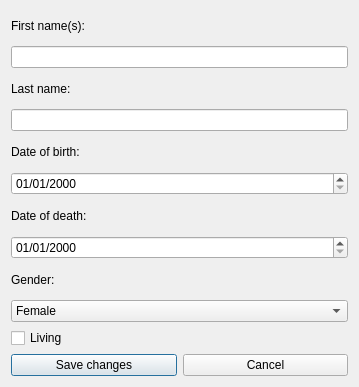
<?xml version="1.0" encoding="UTF-8"?>
<ui version="4.0">
 <class>Edit_scientist</class>
 <widget class="QDialog" name="Edit_scientist">
  <property name="geometry">
   <rect>
    <x>0</x>
    <y>0</y>
    <width>359</width>
    <height>387</height>
   </rect>
  </property>
  <property name="windowTitle">
   <string>Dialog</string>
  </property>
  <layout class="QHBoxLayout" name="horizontalLayout_2">
   <item>
    <layout class="QVBoxLayout" name="verticalLayout">
     <item>
      <widget class="QLabel" name="label">
       <property name="text">
        <string>First name(s):</string>
       </property>
      </widget>
     </item>
     <item>
      <widget class="QLineEdit" name="edit_first"/>
     </item>
     <item>
      <widget class="QLabel" name="label_2">
       <property name="text">
        <string>Last name:</string>
       </property>
      </widget>
     </item>
     <item>
      <widget class="QLineEdit" name="edit_last"/>
     </item>
     <item>
      <widget class="QLabel" name="label_3">
       <property name="text">
        <string>Date of birth:</string>
       </property>
      </widget>
     </item>
     <item>
      <widget class="QDateEdit" name="birth_edit">
       <property name="displayFormat">
        <string>dd/MM/yyyy</string>
       </property>
      </widget>
     </item>
     <item>
      <widget class="QLabel" name="label_4">
       <property name="text">
        <string>Date of death:</string>
       </property>
      </widget>
     </item>
     <item>
      <widget class="QDateEdit" name="death_edit">
       <property name="displayFormat">
        <string>dd/MM/yyyy</string>
       </property>
      </widget>
     </item>
     <item>
      <widget class="QLabel" name="label_5">
       <property name="text">
        <string>Gender:</string>
       </property>
      </widget>
     </item>
     <item>
      <widget class="QComboBox" name="gender_select">
       <item>
        <property name="text">
         <string>Female</string>
        </property>
       </item>
       <item>
        <property name="text">
         <string>Male</string>
        </property>
       </item>
      </widget>
     </item>
     <item>
      <widget class="QCheckBox" name="living">
       <property name="text">
        <string>Living</string>
       </property>
      </widget>
     </item>
     <item>
      <layout class="QHBoxLayout" name="horizontalLayout">
       <item>
        <widget class="QPushButton" name="save_edit_button">
         <property name="text">
          <string>Save changes</string>
         </property>
        </widget>
       </item>
       <item>
        <widget class="QPushButton" name="cancel_button">
         <property name="text">
          <string>Cancel</string>
         </property>
        </widget>
       </item>
      </layout>
     </item>
    </layout>
   </item>
  </layout>
 </widget>
 <resources/>
 <connections/>
</ui>
